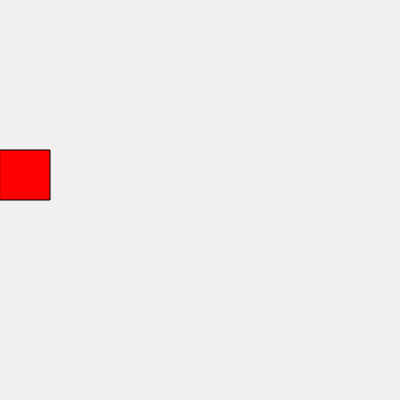
Frame 1 (no input)
Frame 60 (no input): blank canvas, image omitted
Frame 120 (the mouse pressed at the canvas centre since frame 60): blank canvas, image omitted

The p5.js sketch that drew this single still picture (run headless with seeded random() and noise() and a simulated clock; from frame 60 on, the mouse is pressed at the canvas centre):

// p5.js sketch
// ── sketch.js
// Opdracht 5B: Accelerating square

var rectX = 0;

function setup () {
createCanvas (400, 400);
}

function draw () {
background (240);

fill (255,0,0)
rect (rectX,150, 50,50)

rectX = rectX + 1 
rectX = rectX * 2
}
